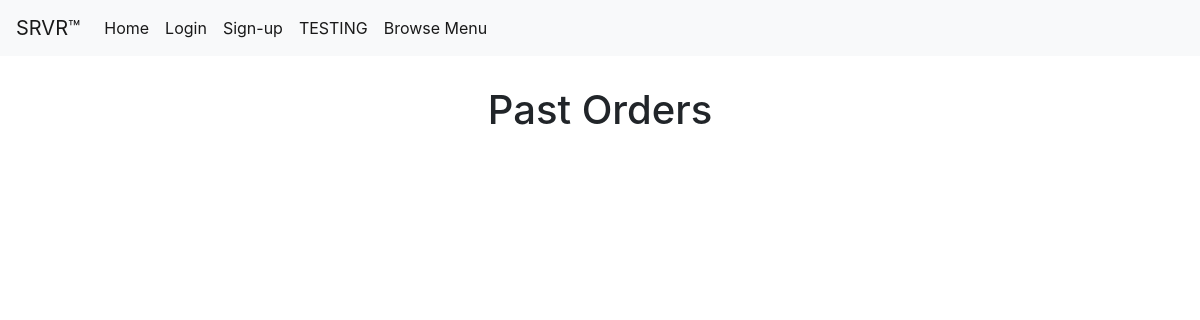
Before: /pastorders/Obie (signed in) with the older database file.
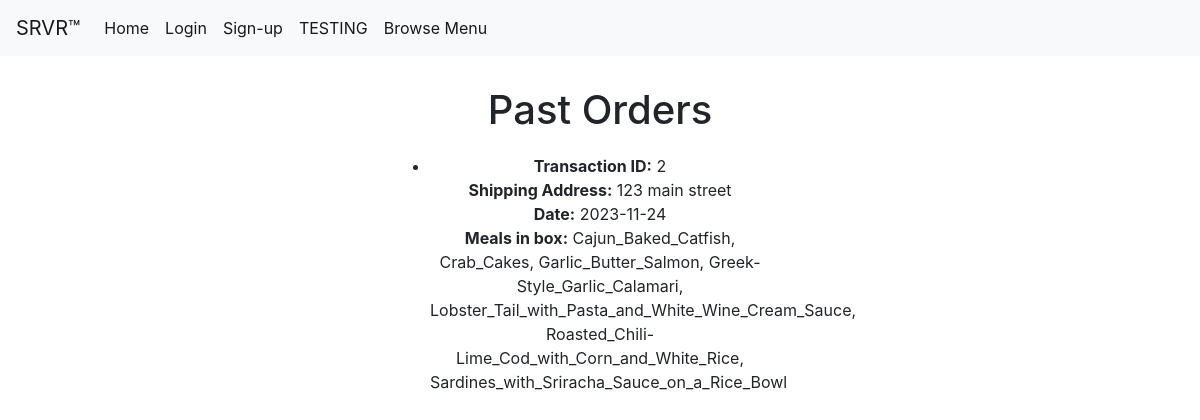
After: the same page with the newer database file.
### main.py (models this page shows, shortened)
class PastOrders(db.Model):
    __tablename__ = "past_orders"
    transaction_id = db.Column(db.Integer, primary_key=True) # Transaction ID
    user_id = db.Column(db.Integer, db.ForeignKey('users.user_id'), nullable=False)
    box_id = db.Column(db.Integer, db.ForeignKey('boxes.user_id'), nullable=False) # Box ID
    payment_method = db.Column(db.String, nullable=False)
    shipping_address = db.Column(db.String, nullable=False)
    subscription_type = db.Column(db.String, nullable=False)
    order_date = db.Column(db.String, nullable=False)
    order_time = db.Column(db.String, nullable=False)

class Box(db.Model): # This is the box that will be delivered to the user
    __tablename__ = "boxes"
    box_id = db.Column(db.Integer, primary_key=True)
    user_id = db.Column(db.Integer, db.ForeignKey('users.user_id'), nullable=False)
    ordered_meals = db.Column(db.String)

### main.py (the view)
@app.route('/pastorders/<string:fname>', methods = ["GET", "POST"])
def pastOrders(fname):
    if not session.get("logged_in"):
        return redirect(url_for("login"))
    user_id = session["user_id"]
    past_orders = PastOrders.query.filter_by(user_id=user_id).all()
    meals = Meal.query.all() # Get all meals
    boxes = Box.query.filter_by(user_id=user_id).all() # Get all boxes for the user
    return render_template("pastorders.html", past_orders=past_orders, fname=fname, meals=meals, boxes=boxes)

### templates/pastorders.html (shortened to what this page needs)
<!DOCTYPE html>
{% extends "menu.html" %}
{% block content %}
    <div class="message">
    </div>
    <h1>Past Orders</h1>
    <ul>
        {% for order in past_orders %}
            <li>
                <strong>Transaction ID:</strong> {{ order.transaction_id }}<br>
                <strong>Shipping Address:</strong> {{ order.shipping_address }}<br>
                <strong>Date:</strong> {{ order.order_date }} <br>
                {% for box in boxes %}
                {% if order.box_id == box.box_id %}
                <strong>Meals in box:</strong> {{ box.ordered_meals }}
                {% endif %}
                {% endfor %}
            </li>
            <br>
        {% endfor %}
    </ul>
{% endblock %}

### templates/menu.html (shortened to what this page needs)
<!DOCTYPE html>
<html lang="en">
<head>
    <link rel="stylesheet" href="https://cdn.jsdelivr.net/npm/bootstrap@4.3.1/dist/css/bootstrap.min.css">
</head>
<nav class="navbar navbar-expand-lg navbar-light bg-light">
    <a class="navbar-brand" href="#">SRVR™</a>
    <div class="collapse navbar-collapse" id="navbarNavAltMarkup">
      <div class="navbar-nav">
        <a class="nav-item nav-link active" href="{{url_for('home')}}">Home <span class="sr-only">(current)</span></a>
        <a class="nav-item nav-link active" href="{{url_for('login')}}">Login</a>
        <a class="nav-item nav-link active" href="{{url_for('signup')}}">Sign-up</a>
        <a class="nav-item nav-link active" href="{{url_for('paymentmethod', fname=fname)}}">TESTING</a>
        <a class="nav-item nav-link active" href="{{url_for('browsemenu', fname=fname)}}">Browse Menu</a>
      </div>
    </div>
  </nav>
<body>
    {% block content %}{% endblock %}
</body>
</html>

### templates/pastorders.html (style rules this page uses)
.message, p, h1, form, ul { text-align: center; margin: auto; width: 30%; padding: 10px; }

Changed rows visible on the page:
added PastOrders: transaction_id "2", shipping_address "123 main street", order_date "2023-11-24"
added Box: ordered_meals "Cajun_Baked_Catfish, Crab_Cakes, Garlic_Butter_Salmon, Greek-Style_Garlic_Calamari, Lobster_Tail_with_Pasta_and_White_Wine_Cream_Sauce, Roasted_Chili-Lime_Cod_with_Corn_and_White_Rice, Sardines_with_Sriracha_Sauce_on_a_Rice_Bowl"
